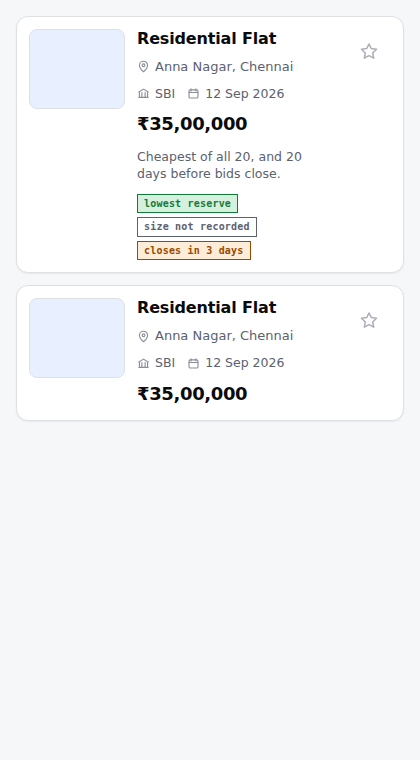
#> input picture cards.png, 420 x 760 px
$ python -i region_detect.py   (imports and definitions only)
#> lines starting #> are read from the running program, lines starting #| are printed output that depends on the picture
"""
pipeline/region_detect.py
-------------------------
Heuristic region detection for sales-notice images: split a notice into
horizontal bands (prose above / ruled table / footer below) so multi-region
re-ingest can OCR each band separately.

Why: full-page MinerU vlm OCR of a fully-bordered notice collapses the whole
page into one giant Table and can degenerate (repetition loops, dropped
properties). Cropping the prose away from the grid before OCR was proven to
fix both — this module finds those crop bands automatically so the 65+
health-flagged notices don't need a reviewer to draw regions by hand.

How it works (Pillow-only, no new runtime deps):
 1. Grayscale + binarize, then compute each row's dark-pixel fraction
    (a single BOX-resample to a 1-px-wide column gives exact row means).
 2. Rows whose dark fraction ≥ RULE_DARK_FRAC are "rule rows". Adjacent
    rule rows merge into one rule; merged runs THICKER than
    MAX_RULE_THICKNESS_FRAC are filled bars (title banners, logo strips) —
    content, not ruling lines — and are discarded.
 3. The property grid is the densest cluster of rules: gaps inside the
    cluster are small (row separators every few % of height). We take the
    longest run of consecutive rules whose gaps ≤ max(MIN_CLUSTER_GAP,
    CLUSTER_GAP_FACTOR × median gap) as the table span.
 4. Bands: [0, table_top] if tall enough → prose region; the table span;
    [table_bottom, 1] if tall enough → footer region. Neighbouring bands
    overlap by BAND_OVERLAP so border pixels aren't lost to either side.

Returns ``None`` when no confident split exists (single-region pages, low
contrast, photos) — callers fall back to full-page OCR unchanged.
"""
from __future__ import annotations

import io


# Row is a "rule row" when ≥ this fraction of its pixels are dark. High on
# purpose: true ruling lines are near-solid (observed 0.75-0.96 dark), while
# banner-edge bleed hovers just above 0.55 — precision beats recall here
# because a missed split falls back to full-page OCR while a wrong split
# wastes an OCR run.
RULE_DARK_FRAC = 0.70
# Binarization threshold on the 0-255 grayscale.
DARK_THRESHOLD = 160
# Merged rule runs thicker than this fraction of page height are filled
# bars (title banners), not ruling lines.
MAX_RULE_THICKNESS_FRAC = 0.008
# Cluster gap ceiling: gap ≤ max(MIN_CLUSTER_GAP, factor × median gap).
# Generous on purpose: property rows in these notices run 6-16% of page
# height apart, and after border/bar suppression the prose area contributes
# no rules at all — so a wide ceiling keeps the grid whole without letting
# the cluster creep into the prose.
MIN_CLUSTER_GAP = 0.18
CLUSTER_GAP_FACTOR = 2.5
# Rules this close to the page top/bottom are the notice's outer border,
# not grid structure — suppressed before clustering.
EDGE_MARGIN = 0.015
# Rules this close to a filled bar are the bar's own edge rows leaking
# through the thickness filter (white text inside a banner breaks the bar
# into thin dark runs) — suppressed.
BAR_ADJACENCY = 0.012
# A real grid rule sits between near-white rows; a banner-edge rule sits
# inside a dark block. Rules whose ±NEIGHBORHOOD_WINDOW surround averages
# more than NEIGHBORHOOD_MAX dark are inside filled content — suppressed.
# (White text fragments a banner into thin sub-max_thick runs that pass the
# thickness filter; their dark surroundings give them away.)
NEIGHBORHOOD_WINDOW = 0.012
NEIGHBORHOOD_MAX = 0.45
# Edge-trim: an edge rule is dropped when its gap to the cluster exceeds
# max(EDGE_TRIM_MIN_GAP, factor × median internal gap) — an outlier vs the
# grid's own row spacing.
EDGE_TRIM_MIN_GAP = 0.06
EDGE_TRIM_FACTOR = 2.5
# A prose/footer band must be at least this tall to be worth its own OCR.
MIN_BAND_FRAC = 0.03
# Adjacent bands overlap by this much so the boundary rule line lands in both.
BAND_OVERLAP = 0.01
# Need at least this many rules to believe the page has a grid at all.
MIN_RULES = 4


def _row_dark_fractions(image_bytes: bytes) -> list[float]:
    """Per-row fraction of dark pixels, top to bottom, via one BOX resample."""
    from PIL import Image
    with Image.open(io.BytesIO(image_bytes)) as im:
        g = im.convert("L")
        h = g.height
        # dark → 255 so the BOX mean IS the dark fraction (×255).
        mask = g.point(lambda p: 255 if p < DARK_THRESHOLD else 0)
        col = mask.resize((1, h), Image.BOX)
        return [v / 255.0 for v in col.getdata()]


# [84 lines left out: functions _find_rules, _densest_cluster, not called in this run]


def detect_regions(image_bytes: bytes, *, page: int = 1) -> list[dict] | None:
    """Detect horizontal OCR bands for a notice image.

    Returns ``[{"bbox": [0.0, y0, 1.0, y1], "page": page}, ...]`` (2-3
    bands, top to bottom) or ``None`` when the page has no confident
    prose/table split — callers then keep full-page OCR.
    """
    try:
        fracs = _row_dark_fractions(image_bytes)
    except Exception:
        return None
    rules = _find_rules(fracs)
    cluster = _densest_cluster(rules)
    if cluster is None:
        return None
    top, bottom = cluster

    bands: list[list[float]] = []
    if top >= MIN_BAND_FRAC:
        bands.append([0.0, min(1.0, top + BAND_OVERLAP)])
    bands.append([max(0.0, top - BAND_OVERLAP),
                  min(1.0, bottom + BAND_OVERLAP)])
    if 1.0 - bottom >= MIN_BAND_FRAC:
        bands.append([max(0.0, bottom - BAND_OVERLAP), 1.0])
    if len(bands) < 2:
        # Table fills the page — nothing to separate; full-page OCR is
        # already the faithful treatment.
        return None
    return [{"bbox": [0.0, y0, 1.0, y1], "page": page} for y0, y1 in bands]

>>> import cv2
>>> picture = cv2.imread('../cards.png', cv2.IMREAD_GRAYSCALE)
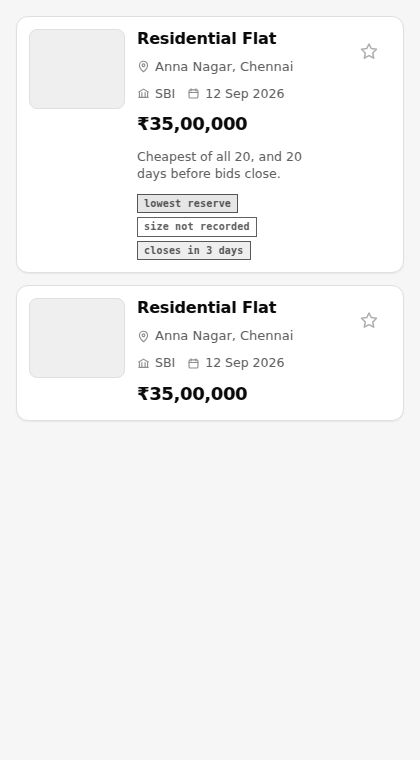
#> picture: shape (760, 420); min 10, max 255, mean 244.8
>>> result = detect_regions(picture)
